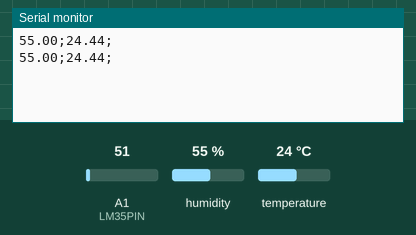
Recording of a sketch running on a simulated Arduino Uno, built with avr-gcc and run on an emulated ATmega328P. Shown: the last lines printed to the serial monitor. Inputs (shaded band) come from the test bench; at power-on: humidity 55 %, A1 (LM35PIN) = 51, temperature 24 °C.

Above: at 3.3 s.
3.4 s: humidity set to 22 %
At 5.9 s:
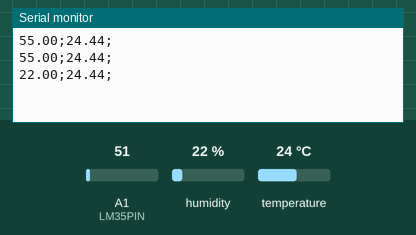
6.7 s: A1 (LM35PIN) set to 61
At 8.7 s:
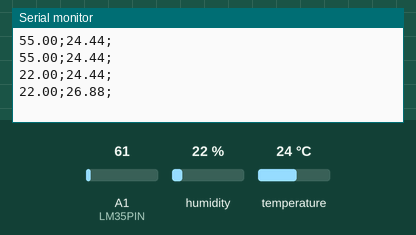
10.0 s: temperature set to 12 °C
At 11.5 s:
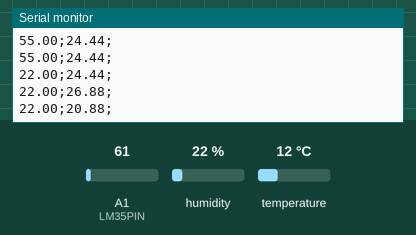
13.3 s: A1 (LM35PIN) set to 71
At 15.9 s:
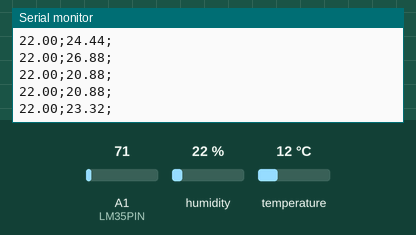
16.6 s: humidity set to 40 %
At 18.7 s:
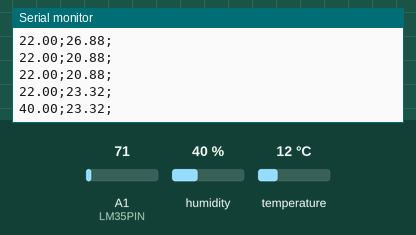
Timing chart, 0 to 20.2 s (numbered marks = the images above; inputs shaded):
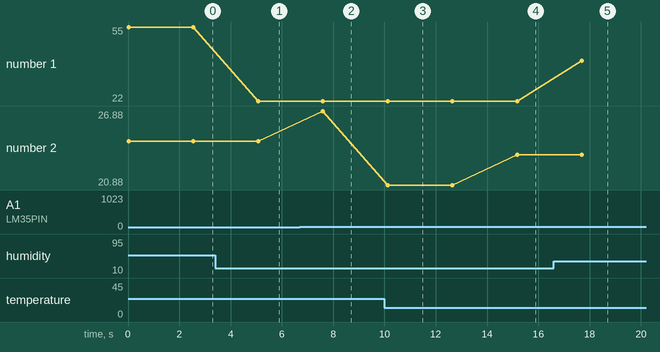

The sketch:

Codigo.ino
```cpp
#include <DHT.h>
#include <DHT_U.h>

#include <Adafruit_Sensor.h>

#include <DHT.h>
#include <DHT_U.h>

#include "DHT.h"

#define DHTPIN A0
#define LM35PIN A1

DHT dht(DHTPIN, DHT11);

void setup()
{
  pinMode(DHTPIN, INPUT);
//  pinMode(CHAVPIN, INPUT);
  Serial.begin(9600);
  dht.begin();
}

void loop()
{
  float dht11_umidade = dht.readHumidity();
  float dht11_temperatura = dht.readTemperature();

//  float luminosidade =  analogRead(LUMIPIN);
//  Serial.print(luminosidade);
//  Serial.print(";");

  float lm35_temperatura = analogRead(LM35PIN);
  lm35_temperatura = lm35_temperatura * 0.00488;
  lm35_temperatura = lm35_temperatura * 100;

  float media_Temp = (dht11_temperatura + lm35_temperatura) / 2;

  Serial.print(dht11_umidade);
  Serial.print(";");
  Serial.print(media_Temp);
  Serial.print(";");

//  int chave = digitalRead(7);
//  if (chave == 0)
//  {
//    Serial.print("1");
//  }
//  else
//  {
//    Serial.print("0");
//  }

  Serial.println();

  delay(2500);
}
```

Measured:
- after the input at 3.4 s, the serial monitor: prints a new line after 1.7 s (image 1)
- after the input at 6.7 s, the serial monitor: prints a new line after 0.90 s (image 2)
- after the input at 10.0 s, the serial monitor: prints a new line after 0.12 s (image 3)
- after the input at 13.3 s, the serial monitor: prints a new line after 1.9 s (image 4)
- after the input at 16.6 s, the serial monitor: prints a new line after 1.1 s (image 5)
- plotted number 1: 55 → 22 after the input at 3.4 s, 22 → 40 after the input at 16.6 s
- plotted number 2: 24.44 → 26.88 after the input at 6.7 s, 26.88 → 20.88 after the input at 10.0 s, 20.88 → 23.32 after the input at 13.3 s
